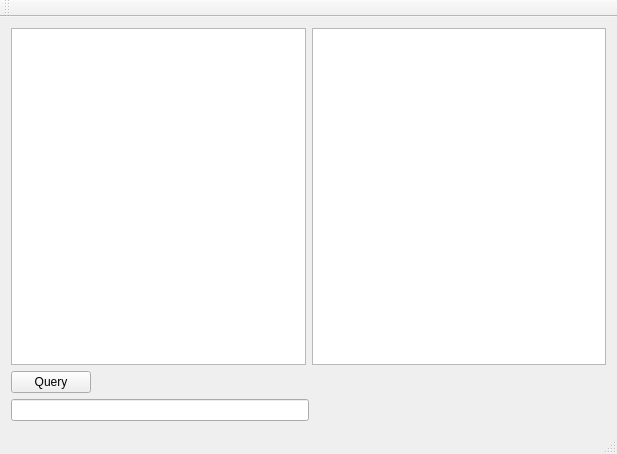
<?xml version="1.0" encoding="UTF-8"?>
<ui version="4.0">
 <class>MainWindow</class>
 <widget class="QMainWindow" name="MainWindow">
  <property name="geometry">
   <rect>
    <x>0</x>
    <y>0</y>
    <width>617</width>
    <height>454</height>
   </rect>
  </property>
  <property name="windowTitle">
   <string>MainWindow</string>
  </property>
  <widget class="QWidget" name="centralWidget">
   <layout class="QVBoxLayout" name="verticalLayout">
    <item>
     <layout class="QHBoxLayout" name="horizontalLayout_3">
      <item>
       <widget class="QTextEdit" name="mDocCom"/>
      </item>
      <item>
       <widget class="QTextEdit" name="mDocSubObject"/>
      </item>
     </layout>
    </item>
    <item>
     <layout class="QHBoxLayout" name="horizontalLayout">
      <item>
       <widget class="QPushButton" name="mQueryButton">
        <property name="text">
         <string>Query</string>
        </property>
       </widget>
      </item>
      <item>
       <spacer name="horizontalSpacer">
        <property name="orientation">
         <enum>Qt::Horizontal</enum>
        </property>
        <property name="sizeHint" stdset="0">
         <size>
          <width>40</width>
          <height>20</height>
         </size>
        </property>
       </spacer>
      </item>
     </layout>
    </item>
    <item>
     <layout class="QHBoxLayout" name="horizontalLayout_2">
      <item>
       <widget class="QLineEdit" name="mStatus"/>
      </item>
      <item>
       <spacer name="horizontalSpacer_2">
        <property name="orientation">
         <enum>Qt::Horizontal</enum>
        </property>
        <property name="sizeHint" stdset="0">
         <size>
          <width>40</width>
          <height>20</height>
         </size>
        </property>
       </spacer>
      </item>
     </layout>
    </item>
   </layout>
  </widget>
  <widget class="QMenuBar" name="menuBar">
   <property name="geometry">
    <rect>
     <x>0</x>
     <y>0</y>
     <width>617</width>
     <height>21</height>
    </rect>
   </property>
  </widget>
  <widget class="QToolBar" name="mainToolBar">
   <attribute name="toolBarArea">
    <enum>TopToolBarArea</enum>
   </attribute>
   <attribute name="toolBarBreak">
    <bool>false</bool>
   </attribute>
  </widget>
  <widget class="QStatusBar" name="statusBar"/>
 </widget>
 <layoutdefault spacing="6" margin="11"/>
 <resources/>
 <connections/>
</ui>
